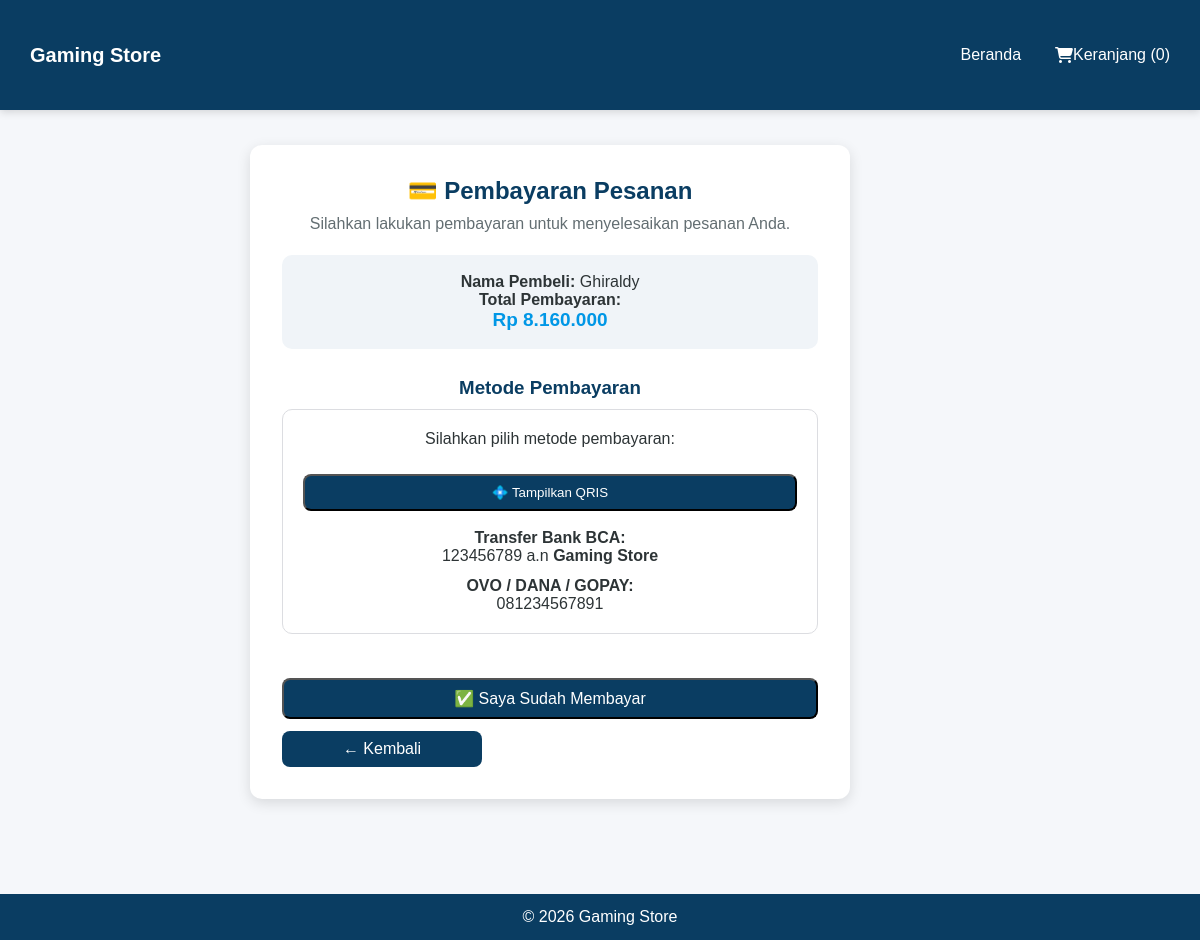
Page /public/payment.php?id=1 on the committed database.
### tables this page shows
CREATE TABLE `pesanan` (
  `id_pesanan` int(11) NOT NULL,
  `id_pelanggan` int(11) NOT NULL,
  `tanggal_pesanan` datetime DEFAULT current_timestamp(),
  `status` enum('Menunggu Pembayaran','Dikemas','Dikirim','Selesai','Dibatalkan') DEFAULT 'Menunggu Pembayaran',
  `total_harga` decimal(12,2) DEFAULT 0.00
);

CREATE TABLE `pelanggan` (
  `id_pelanggan` int(11) NOT NULL,
  `nama_pelanggan` varchar(150) NOT NULL,
  `email` varchar(100) NOT NULL,
  `no_hp` varchar(20) DEFAULT NULL,
  `alamat` text DEFAULT NULL
);

### inc/functions.php (called while the page is built, shortened)
<?php
function e($v){ return htmlspecialchars($v, ENT_QUOTES); }

### public/payment.php (the view, shortened to what this page needs)
<?php
require_once __DIR__ . '/../inc/db.php';
require_once __DIR__ . '/../inc/functions.php';
$id = (int)($_GET['id'] ?? 0);
$stmt = $pdo->prepare("SELECT p.total_harga, pel.nama_pelanggan, pel.no_hp
                       FROM pesanan p
                       JOIN pelanggan pel ON p.id_pelanggan = pel.id_pelanggan
                       WHERE p.id_pesanan = ?");
$stmt->execute([$id]);
$order = $stmt->fetch(PDO::FETCH_ASSOC);
require_once __DIR__ . '/../inc/header.php';
?>
<div class="page-content" style="max-width:700px; margin:auto; text-align:center;">
  <div class="form-box" style="padding:32px;">
    <h2 style="color:#0a3d62; margin-bottom:10px;">💳 Pembayaran Pesanan</h2>
    <p style="color:#636e72; margin-bottom:22px;">
      Silahkan lakukan pembayaran untuk menyelesaikan pesanan Anda.
    </p>
    <div style="background:#f0f4f8; padding:18px; border-radius:10px; margin-bottom:28px; text-align:center;">
      <p><strong>Nama Pembeli:</strong> <?= e($order['nama_pelanggan']); ?></p>
      <p><strong>Total Pembayaran:</strong><br>
        <span style="color:#0097e6; font-weight:bold; font-size:19px;">
          Rp <?= number_format($order['total_harga'],0,',','.'); ?>
        </span>
      </p>
    </div>
    <h3 style="color:#0a3d62; margin-bottom:10px;">Metode Pembayaran</h3>
    <div style="background:white; padding:20px; border-radius:10px; border:1px solid #dcdde1; text-align:center;">
      <p style="margin-bottom:12px;">Silahkan pilih metode pembayaran:</p>
      <button class="btn" onclick="openQRIS()" style="width:100%; margin-bottom:18px;">💠 Tampilkan QRIS</button>
      <p><strong>Transfer Bank BCA:</strong><br> 123456789 a.n <strong>Gaming Store</strong></p>
      <p style="margin-top:12px;"><strong>OVO / DANA / GOPAY:</strong><br> <?= e($order['no_hp']); ?></p>
    </div>
    <form action="payment_process.php" method="post" style="margin-top:30px;">
      <button class="btn" type="submit" style="width:100%; font-size:16px;">
        ✅ Saya Sudah Membayar
      </button>
    </form>
    <a href="checkout_success.php?id=<?= $id ?>"
       class="btn"
       style="margin-top:12px; width:200px; display:block; text-align:center;">
       ← Kembali
    </a>
  </div>
</div>
<?php require_once __DIR__ . '/../inc/footer.php'; ?>

### public/css/style.css (style rules this page uses)
* { margin: 0; padding: 0; box-sizing: border-box; font-family: 'Poppins', sans-serif; }
body { background: #f5f7fa; color: #2d3436; }
.btn { display: inline-block; background: #0a3d62; color: #fff !important; padding: 9px 16px; border-radius: 8px; margin-top: 14px; text-decoration: none; transition: .25s; }
.form-box { background: #fff; padding: 22px; border-radius: 12px; box-shadow: 0 4px 14px rgba(0,0,0,0.12); max-width: 600px; }
body, html { height: 100%; display: flex; flex-direction: column; }
.page-content { flex: 1; width: 90%; max-width: 1100px; margin: 35px auto; }
header .container, .page-content, .container { width: 95%; max-width: 1200px; margin: 35px auto; }
html, body { height: 100%; display: flex; flex-direction: column; }
.page-content { flex: 1; }
.page-content, .container, header .container { width: 95%; max-width: 1200px; margin: 35px auto; padding: 0; }

### rows in the picture
pesanan: id_pelanggan.nama_pelanggan "Ghiraldy", total_harga "8.160.000", id_pelanggan.no_hp "081234567891"

### other values in the picture
cart_count() "0"
